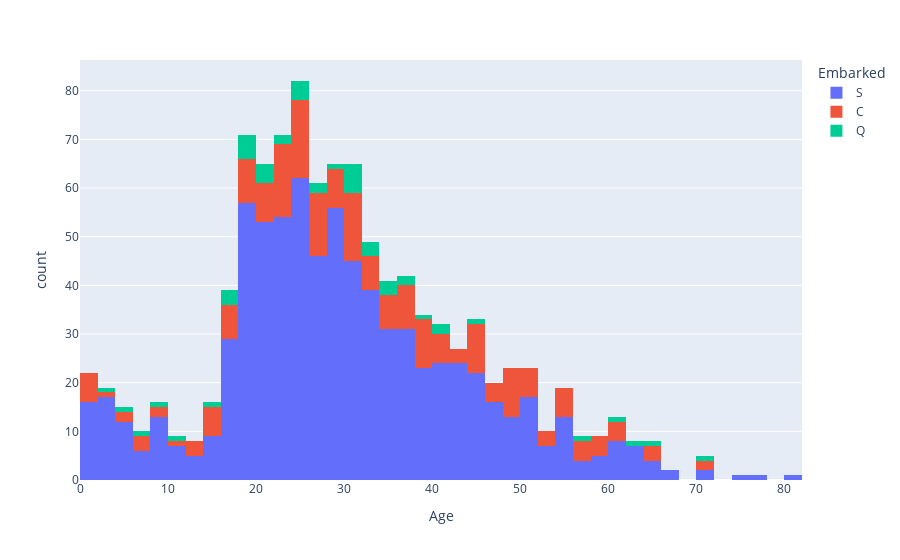

Notebook code for this chart:
### Code cell
px.histogram(df_titanic,x="Age",color="Embarked")

### Figure 1 — Plotly figure (JSON) as saved in the notebook; plotly's stock layout.template omitted (floating-point values rounded to 4 significant figures; data arrays with more than 128 entries replaced by an {"elided": "..."} marker saying what was removed)
{"data": [{"alignmentgroup": "True", "bingroup": "x", "hovertemplate": "Embarked=S<br>Age=%{x}<br>count=%{y}<extra></extra>", "legendgroup": "S", "marker": {"color": "#636efa", "pattern": {"shape": ""}}, "name": "S", "offsetgroup": "S", "orientation": "v", "showlegend": true, "type": "histogram", "x": {"elided": "914 float values"}, "xaxis": "x", "yaxis": "y"}, {"alignmentgroup": "True", "bingroup": "x", "hovertemplate": "Embarked=C<br>Age=%{x}<br>count=%{y}<extra></extra>", "legendgroup": "C", "marker": {"color": "#EF553B", "pattern": {"shape": ""}}, "name": "C", "offsetgroup": "C", "orientation": "v", "showlegend": true, "type": "histogram", "x": {"elided": "270 float values"}, "xaxis": "x", "yaxis": "y"}, {"alignmentgroup": "True", "bingroup": "x", "hovertemplate": "Embarked=Q<br>Age=%{x}<br>count=%{y}<extra></extra>", "legendgroup": "Q", "marker": {"color": "#00cc96", "pattern": {"shape": ""}}, "name": "Q", "offsetgroup": "Q", "orientation": "v", "showlegend": true, "type": "histogram", "x": [null, 2, 15, null, null, 19, null, null, null, null, 70.5, null, 19, 16, 4, null, 40, null, null, 16, null, null, 44, null, null, null, 7, 65, 22, null, null, null, 30, null, null, null, null, null, null, null, 33, 21, null, null, null, 21, null, 29, null, 40.5, null, null, null, null, null, null, 57, null, null, 18, 32, null, null, 25, null, null, 31, 30.5, null, null, null, 8, null, null, null, 39, 32, 34.5, 62, 30, 35, null, 10, 22, 18, 24, 24, null, 27, null, null, 21, null, null, 18.5, null, null, null, null, null, 61, null, 35, null, null, null, null, null, null, null, 30, null, 37, 17, null, null, 26, 21, 24, 31, null, null, 37], "xaxis": "x", "yaxis": "y"}], "layout": {"barmode": "relative", "legend": {"title": {"text": "Embarked"}, "tracegroupgap": 0}, "margin": {"t": 60}, "xaxis": {"anchor": "y", "domain": [0, 1], "title": {"text": "Age"}}, "yaxis": {"anchor": "x", "domain": [0, 1], "title": {"text": "count"}}}}
